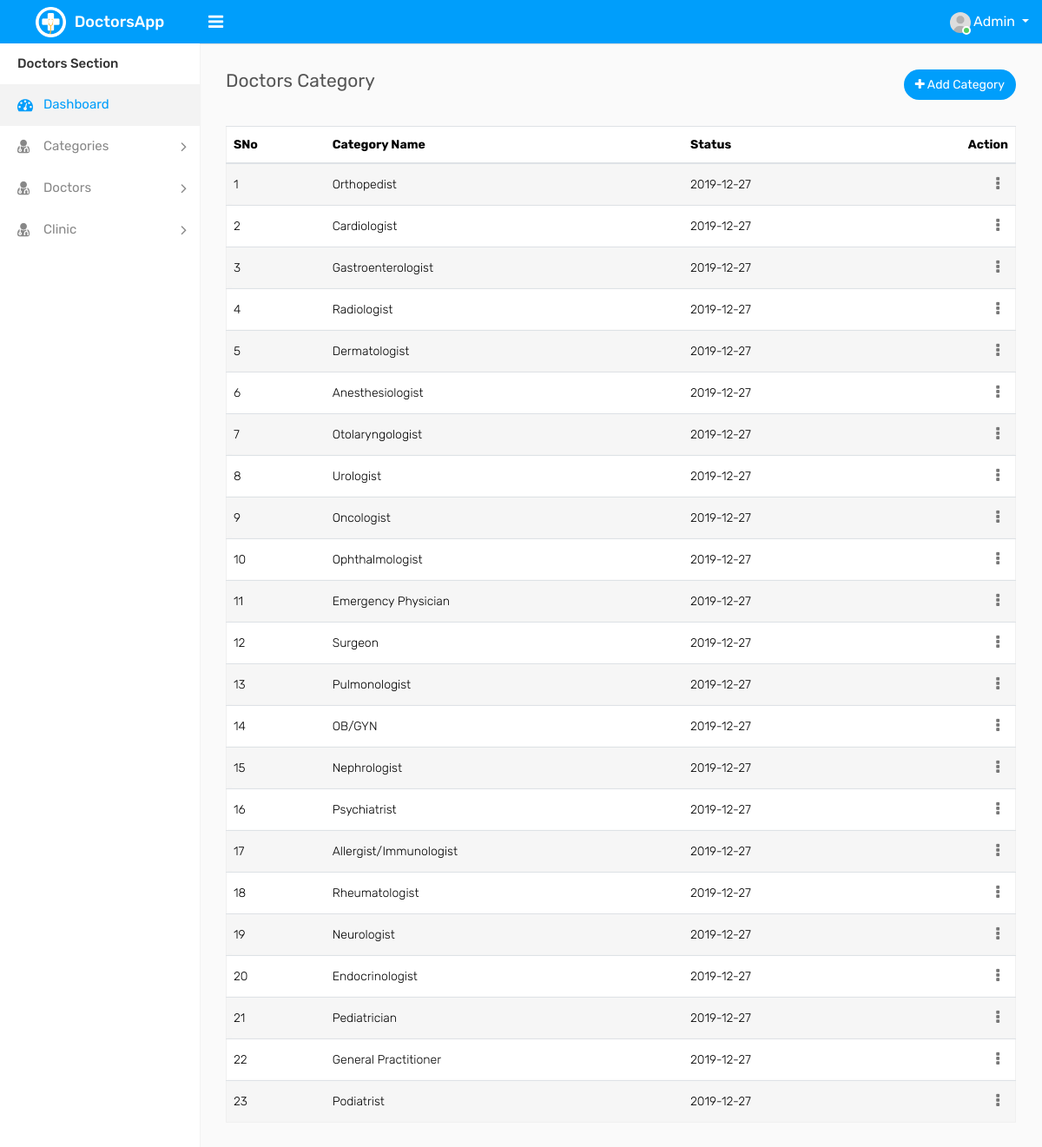
/index.php/category/catSection, run on the app's committed database.
### tables this page shows
CREATE TABLE `category` (
  `cat_id` int(6) NOT NULL,
  `cat_name` varchar(255) DEFAULT NULL,
  `cat_date` varchar(255) DEFAULT NULL
);

### application/controllers/Category.php (called while the page is built, shortened)
<?php
class Category extends CI_Controller
{
	function __construct()
	{
	   $this->load->model('Category_model');
	}
	public function catSection()
	{
		$data['fetch_category']=$this->Category_model->fetchcategorydata();
		$this->load->view('Layout/header');
		$this->load->view('Pages/viewcategory',$data);
		 $this->load->view('Layout/footer');
	}
}

### index.php (called while the page is built, shortened)
<?php
require_once BASEPATH.'core/CodeIgniter.php';

### application/models/Category_model.php (called while the page is built, shortened)
<?php
class Category_model extends CI_Model
{
		public function fetchcategorydata()
		{
			 return $this->db->get('category')->result();
		}
}

### application/views/Pages/viewcategory.php (the view, shortened to what this page needs)
<div class="page-wrapper">
            <div class="content">
                <div class="row">
                    <div class="col-sm-5 col-5">
                        <h4 class="page-title">Doctors Category</h4>
                    </div>
                    <div class="col-sm-7 col-7 text-right m-b-30">
                        <a href="<?=base_url('Category/viewCatSection')?>" class="btn btn-primary btn-rounded"><i class="fa fa-plus"></i> Add Category</a>
                    </div>
                </div>
                <div class="row">
                    <div class="col-md-12">
                        <div class="table-responsive">
                            <table class="table table-striped custom-table mb-0 datatable">
                                <thead>
                                    <tr>
										<th>SNo</th>
                                        <th>Category Name</th>
                                        <th>Status</th>
                                        <th class="text-right">Action</th>
                                    </tr>
                                </thead>
                                <tbody >
            <?php
              $i=1;
              foreach($fetch_category as $row)
              {
                ?>
                  <tr>
                    <td><?=$i?></td>
                    <td><?=$row->cat_name?></td>
					<td><?=$row->cat_date?></td>
					<td class="text-right">
                    <div class="dropdown dropdown-action">
            		<a href="#" class="action-icon dropdown-toggle" data-toggle="dropdown" aria-expanded="false"><i class="fa fa-ellipsis-v"></i></a>
					</div>
					</td>
                    <?php
              $i++;
              }
             ?>
              </tbody>
                            </table>
                        </div>
                    </div>
                </div>
            </div>
        </div>

### application/views/Layout/header.php (shortened to what this page needs)
<!DOCTYPE html>
<html lang="en">
<head>
    <link rel="stylesheet" type="text/css" href="<?=base_url()?>assets/css/bootstrap.min.css">
    <link rel="stylesheet" type="text/css" href="<?=base_url()?>assets/css/font-awesome.min.css">
	<link rel="stylesheet" type="text/css" href="<?=base_url()?>assets/css/style.css">
</head>
<body>
<div class="main-wrapper">
<div class="header">
			<div class="header-left">
				<a href="#" class="logo">
					<img src="<?=base_url()?>assets/img/logo.png" width="35" height="35" alt=""> <span>DoctorsApp</span>
				</a>
			</div>
			<a id="toggle_btn" href="javascript:void(0);"><i class="fa fa-bars"></i></a>
            <ul class="nav user-menu float-right">
                <li class="nav-item dropdown has-arrow">
                    <a href="#" class="dropdown-toggle nav-link user-link" data-toggle="dropdown">
                        <span class="user-img">
							<img class="rounded-circle" src="assets/img/user.jpg" width="24" alt="Admin">
							<span class="status online"></span>
						</span>
						<span>Admin</span>
                    </a>
                </li>
            </ul>
		</div>
		<div class="sidebar" id="sidebar">
            <div class="sidebar-inner slimscroll">
                <div id="sidebar-menu" class="sidebar-menu">
                    <ul>
                        <li class="menu-title">Doctors Section</li>
                        <li class="active">
                            <a href="<?=base_url('Home/index')?>"><i class="fa fa-dashboard"></i> <span>Dashboard</span></a>
						</li>
						<li class="submenu">
							<a href="#"><i class="fa fa-user-md"></i><span> Categories </span> <span class="menu-arrow"></span></a>
						</li>
						<li class="submenu">
							<a href="#"><i class="fa fa-user-md"></i><span> Doctors </span> <span class="menu-arrow"></span></a>
						</li>
						<li class="submenu">
							<a href="#"><i class="fa fa-user-md"></i><span> Clinic </span> <span class="menu-arrow"></span></a>
						</li>
                    </ul>
                </div>
            </div>
        </div>

### application/views/Layout/footer.php (shortened to what this page needs)
</div>
</body>
</html>

### data on the page
category: cat_name "Orthopedist", cat_date "2019-12-27"
category: cat_name "Cardiologist", cat_date "2019-12-27"
category: cat_name "Gastroenterologist", cat_date "2019-12-27"
category: cat_name "Radiologist", cat_date "2019-12-27"
category: cat_name "Dermatologist", cat_date "2019-12-27"
category: cat_name "Anesthesiologist", cat_date "2019-12-27"
category: cat_name "Otolaryngologist", cat_date "2019-12-27"
category: cat_name "Urologist", cat_date "2019-12-27"
category: cat_name "Oncologist", cat_date "2019-12-27"
category: cat_name "Ophthalmologist", cat_date "2019-12-27"
category: cat_name "Emergency Physician", cat_date "2019-12-27"
category: cat_name "Surgeon", cat_date "2019-12-27"
category: cat_name "Pulmonologist", cat_date "2019-12-27"
category: cat_name "OB/GYN", cat_date "2019-12-27"
category: cat_name "Nephrologist", cat_date "2019-12-27"
category: cat_name "Psychiatrist", cat_date "2019-12-27"
category: cat_name "Allergist/Immunologist", cat_date "2019-12-27"
category: cat_name "Rheumatologist", cat_date "2019-12-27"
category: cat_name "Neurologist", cat_date "2019-12-27"
category: cat_name "Endocrinologist", cat_date "2019-12-27"
category: cat_name "Pediatrician", cat_date "2019-12-27"
category: cat_name "General Practitioner", cat_date "2019-12-27"
category: cat_name "Podiatrist", cat_date "2019-12-27"
